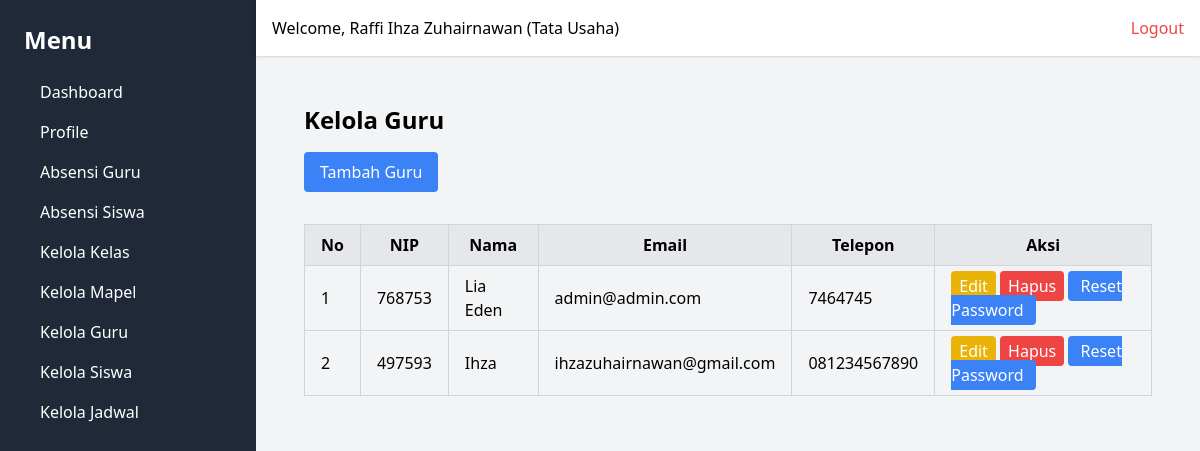
The app's page /guru/ (signed in), older data.
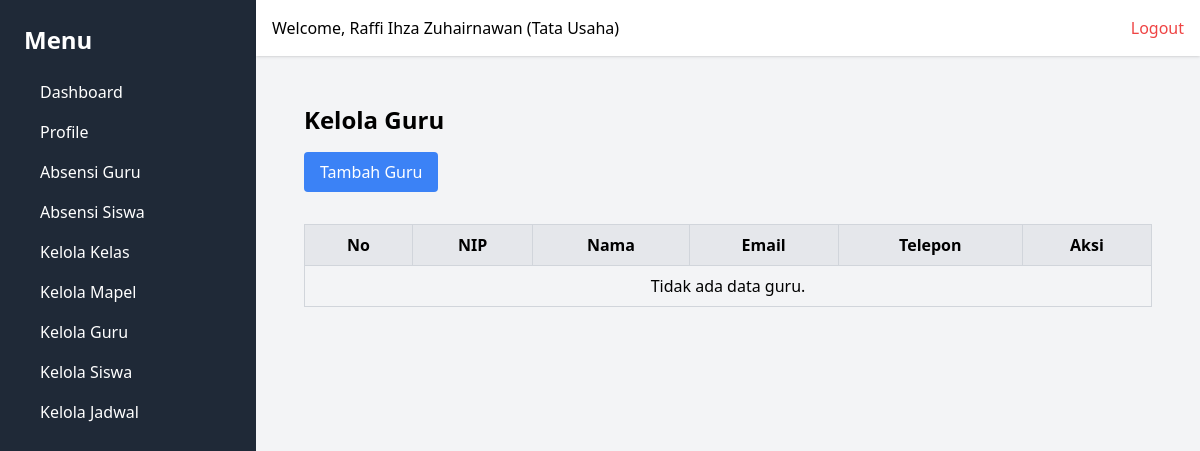
The same page, newer data.
### webabsensi/models.py (models this page shows, shortened)
class User(models.Model):
    ROLE_CHOICES = [
        ('Tata Usaha', 'Tata Usaha'),
        ('Guru', 'Guru'),
        ('Kepala Sekolah', 'Kepala Sekolah'),
    ]
    GENDER_CHOICES = [
        ('L', 'Laki-laki'),
        ('P', 'Perempuan'),
    ]
    nip = models.CharField(max_length=20, unique=True)
    email = models.EmailField(unique=True)
    password = models.CharField(max_length=255)
    nama = models.CharField(max_length=50)
    gender = models.CharField(max_length=1, choices=GENDER_CHOICES)
    role = models.CharField(max_length=20, choices=ROLE_CHOICES)
    no_telepon = models.CharField(max_length=15)
    created_at = models.DateTimeField(auto_now_add=True)
    updated_at = models.DateTimeField(auto_now=True)

### webabsensi/views.py (the view)
        def wrapper(request, *args, **kwargs):
            user_id = request.session.get('user_id')
            if not user_id:
                messages.error(request, 'Anda harus login terlebih dahulu.')
                return redirect('login')
            user = User.objects.get(id=request.session['user_id'])
            if user.role not in allowed_roles:
                return render(request, '403.html', {'message': 'Anda tidak memiliki izin untuk mengakses halaman ini.'})
            request.user = user  # Tambahkan user ke request agar dapat digunakan di template
            return view_func(request, *args, **kwargs)

### webabsensi/views.py (called while the page is built)
def role_required(allowed_roles):
    def decorator(view_func):
        def wrapper(request, *args, **kwargs):
            user_id = request.session.get('user_id')
            if not user_id:
                messages.error(request, 'Anda harus login terlebih dahulu.')
                return redirect('login')
            user = User.objects.get(id=request.session['user_id'])
            if user.role not in allowed_roles:
                return render(request, '403.html', {'message': 'Anda tidak memiliki izin untuk mengakses halaman ini.'})
            request.user = user  # Tambahkan user ke request agar dapat digunakan di template
            return view_func(request, *args, **kwargs)
        return wrapper
    return decorator

@role_required(['Tata Usaha', 'Kepala Sekolah'])
def manage_guru(request):
    guru_list = User.objects.filter(role="Guru").order_by('-created_at')
    return render(request, 'guru/manage_guru.html', {'guru_list': guru_list})

### webabsensi/templates/guru/manage_guru.html
{% extends 'base.html' %}
{% block content %}
<div class="p-6">
    <h1 class="text-2xl font-bold mb-4">Kelola Guru</h1>
    <a href="{% url 'add_guru' %}" class="bg-blue-500 text-white px-4 py-2 rounded mb-4 inline-block">Tambah Guru</a>
    <table class="table-auto w-full border-collapse border border-gray-300 mt-4">
        <thead>
            <tr class="bg-gray-200">
                <th class="border border-gray-300 px-4 py-2">No</th>
                <th class="border border-gray-300 px-4 py-2">NIP</th>
                <th class="border border-gray-300 px-4 py-2">Nama</th>
                <th class="border border-gray-300 px-4 py-2">Email</th>
                <th class="border border-gray-300 px-4 py-2">Telepon</th>
                <th class="border border-gray-300 px-4 py-2">Aksi</th>
            </tr>
        </thead>
        <tbody>
            {% for guru in guru_list %}
            <tr>
                <td class="border border-gray-300 px-4 py-2">{{ forloop.counter }}</td>
                <td class="border border-gray-300 px-4 py-2">{{ guru.nip }}</td>
                <td class="border border-gray-300 px-4 py-2">{{ guru.nama }}</td>
                <td class="border border-gray-300 px-4 py-2">{{ guru.email }}</td>
                <td class="border border-gray-300 px-4 py-2">{{ guru.no_telepon }}</td>
                <td class="border border-gray-300 px-4 py-2">
                    <a href="{% url 'edit_guru' guru.id %}" class="bg-yellow-500 text-white px-2 py-1 rounded">Edit</a>
                    <a href="{% url 'delete_guru' guru.id %}" onclick="return confirm('Apakah Anda yakin ingin menghapus guru ini? Semua data yang berkaitan dengan guru ini akan dihapus (seperti jadwal, absensi, dll)')" class="bg-red-500 text-white px-2 py-1 rounded">Hapus</a>
                    <a href="{% url 'reset_password_guru' guru.id %}" class="bg-blue-500 text-white px-3 py-1 rounded"
                        onclick="return confirm('Reset password akan menjadikan password untuk guru ini menjadi 123. Lanjutkan?')">Reset Password</a>
                </td>
            </tr>
            {% empty %}
            <tr>
                <td colspan="6" class="text-center border border-gray-300 px-4 py-2">Tidak ada data guru.</td>
            </tr>
            {% endfor %}
        </tbody>
    </table>
</div>
{% endblock %}

Row changes from the older to the newer data that the page shows:
removed User: nip "768753", nama "Lia Eden", email "admin@admin.com", no_telepon "7464745"
removed User: nip "497593", nama "Ihza", email "ihzazuhairnawan@gmail.com", no_telepon "081234567890"
Text that changed along with them:
text now shown: "Tidak ada data guru."
